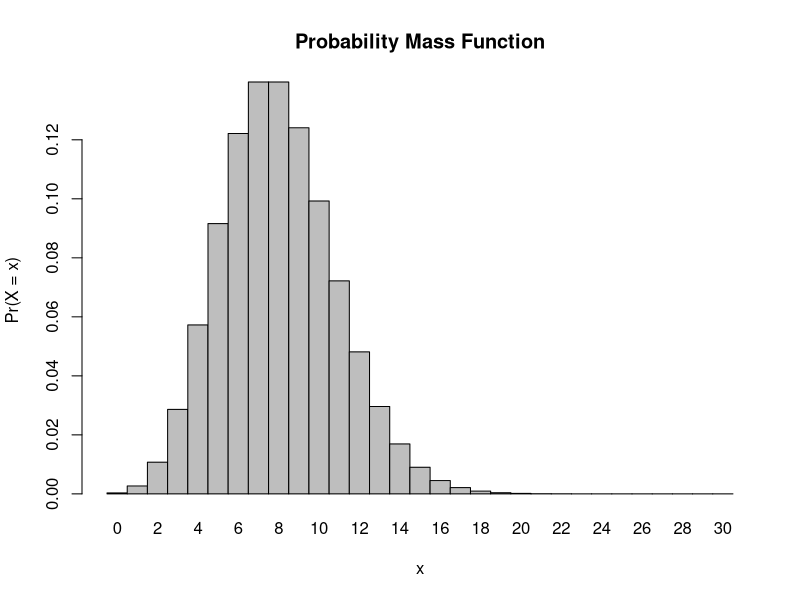
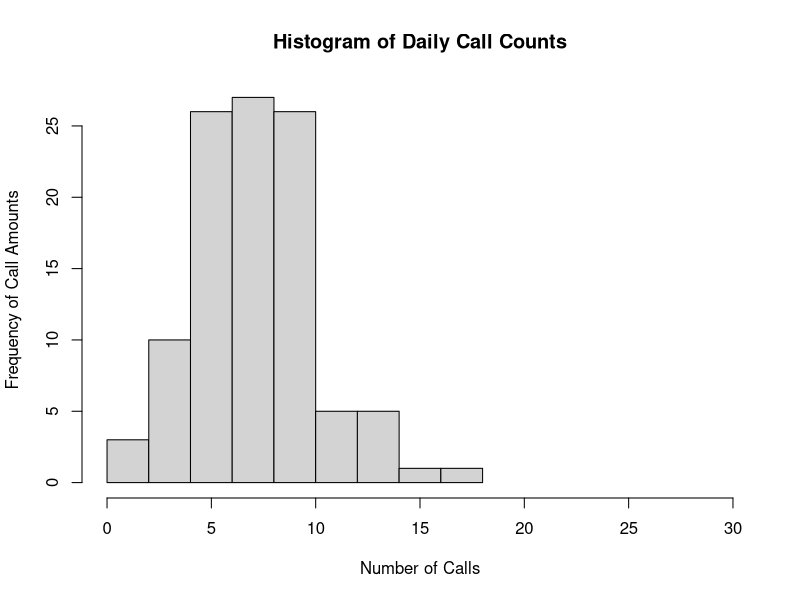

Here is the R script that generated these plots, in order:
## ---- chunk 1
knitr::opts_chunk$set(echo = TRUE)
## ---- chunk 2
1-ppois(q=8,lambda = 8)
## ---- chunk 3
ppois(q=0, lambda = 8)
## ---- chunk 4
ppois(q=3, lambda = 8)
## ---- chunk 5
x <- 0:30
l = 8
probset <- dpois(x = x, lambda = l)
barplot(probset, names.arg = x, space = 0, xlab = "x", ylab = "Pr(X = x)", main = "Probability Mass Function")
## ---- chunk 6
probset <- rpois(104, lambda = 8)
hist(probset, xlab = "Number of Calls", ylab = "Frequency of Call Amounts", xlim= c(0,30), main = "Histogram of Daily Call Counts")

probset
